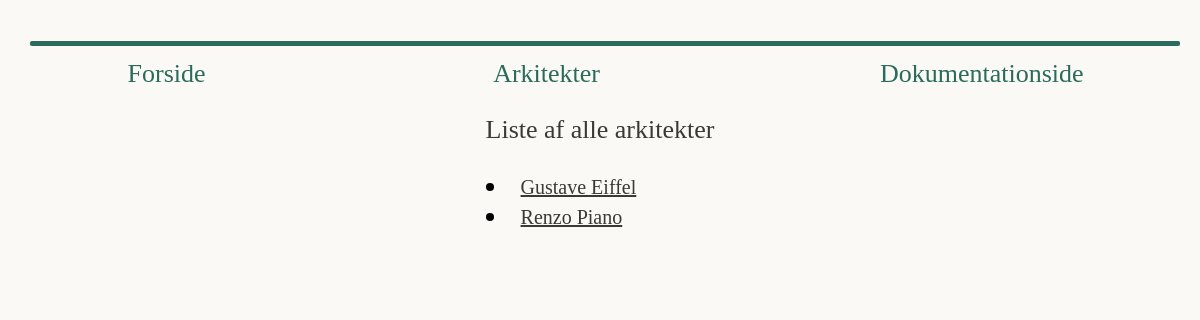
Before: /architects with the older database file.
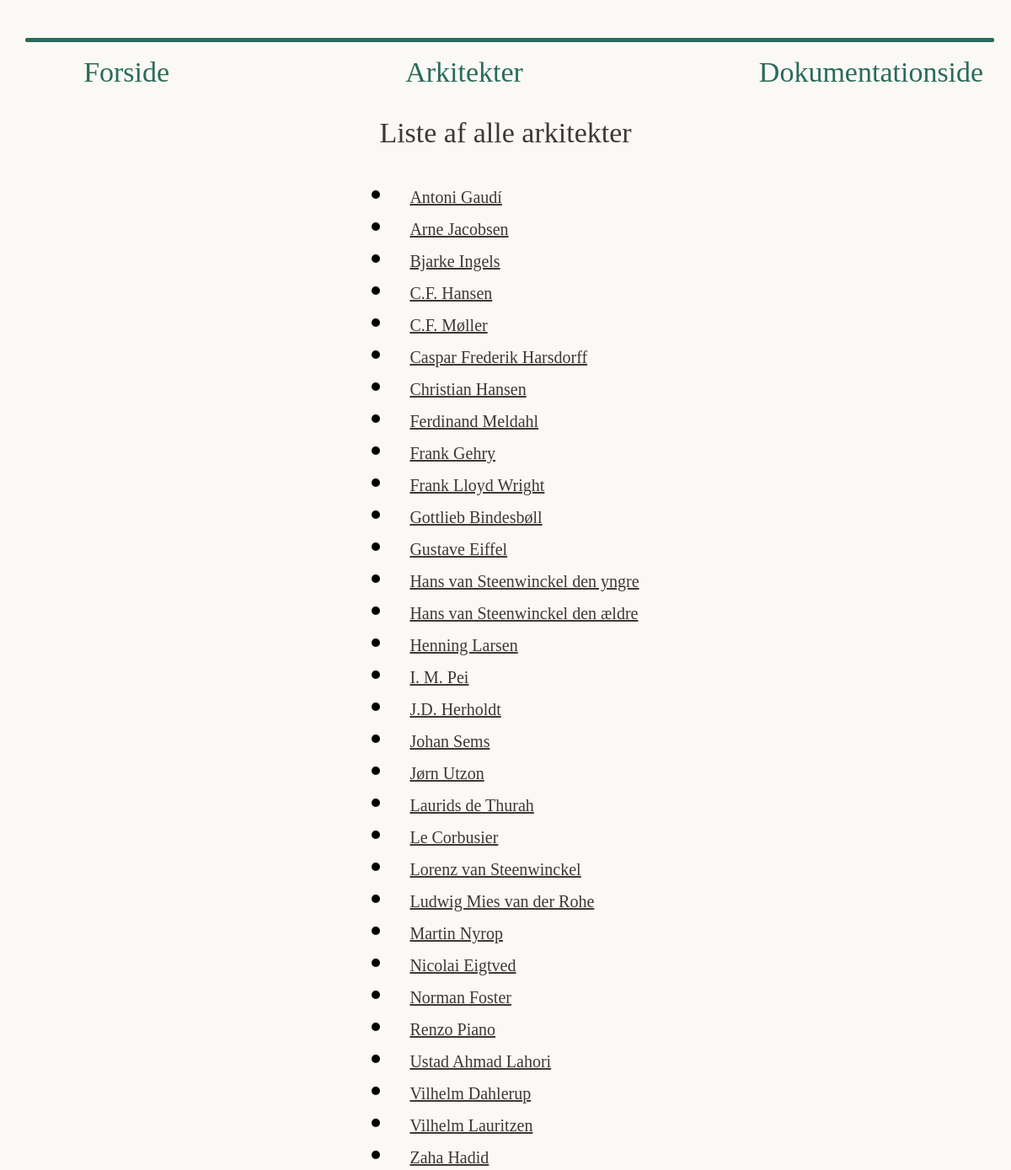
After: the same page with the newer database file.
### tables this page shows
CREATE TABLE architects (
    aid INTEGER PRIMARY KEY AUTOINCREMENT,
    name TEXT,
    nationality TEXT,
    birth NUMERIC,
    death NUMERIC,
    age NUMERIC
);

### app.py (the view)
@app.route("/architects")
def architects():
    info = get_all_architect_info()
    return render_template("architects.html", all=info)

### app.py (called while the page is built)
def get_all_architect_info():
    con = sqlite3.connect(DB_ARCHITECTS)
    cur = con.cursor()
    query = "select * from architects order by name asc"
    cur.execute(query,)
    res = cur.fetchall()
    cur.close()
    con.close()
    return res

### templates/architects.html (shortened to what this page needs)
{% extends "base.html" %}
{% block content %}
<body>
    <div class="arkitekter-liste">
        <p>Liste af alle arkitekter</p>
        {% for architect in all %}
            <li>
                <a href="/architect?aid={{ architect[0] }}">{{ architect[1] }}</a>
            </li>
        {% endfor %}
    </div>
</body>
{% endblock %}

### templates/base.html (shortened to what this page needs)
<!DOCTYPE html>
<html>
  <head>
    <link
      rel="stylesheet"
      href="{{ url_for('static', filename='main.css') }}"
    />
  </head>
  <body>
    <div class="App">
      <header class="App-header">
        <nav class="menu">
          <div class="block_1"></div> <hr/>
          <div class="seperate-menu">
            <a href="/" class="forside">Forside</a>
            <a href="/architects" class="arkitekter">Arkitekter</a>
            <a href="/dokumentationside" class="dokument">Dokumentationside</a>
          </div>
        </nav>
      {% block content %}{% endblock %}
    </div>
  </body>
</html>

### static/main.css (style rules this page uses)
.App-header { padding-top: 20px; display: flex; flex-direction: column; align-items: center; justify-content: flex-start; font-size: calc(10px + 2vmin); }
hr { width: 95vw; margin-left: calc((95vw - 100%) / -2); margin-right: calc((95vw - 100%) / -2); border: 5px solid #2A6B5C; border-top: 1px; border-radius: 7px 7px 7px 7px; }
body { background-color: #FBF9F5; }
.seperate-menu { display: flex; justify-content: center; align-items: center; gap: 280px; width: 80vw; }
.forside, .arkitekter, .dokument { text-decoration: none; color: #2A6B5C; display: inline-block; transition: transform 0.3s ease; text-align: center; }
.forside, .dokument { width: 200px; }

Changed rows visible on the page:
added architects: name "Antoni Gaudí"
added architects: name "Arne Jacobsen"
added architects: name "Bjarke Ingels"
added architects: name "C.F. Hansen"
added architects: name "C.F. Møller"
added architects: name "Caspar Frederik Harsdorff"
added architects: name "Christian Hansen"
added architects: name "Ferdinand Meldahl"
added architects: name "Frank Gehry"
added architects: name "Frank Lloyd Wright"
added architects: name "Gottlieb Bindesbøll"
added architects: name "Hans van Steenwinckel den yngre"
added architects: name "Hans van Steenwinckel den ældre"
added architects: name "Henning Larsen"
added architects: name "I. M. Pei"
added architects: name "J.D. Herholdt"
added architects: name "Johan Sems"
added architects: name "Jørn Utzon"
added architects: name "Laurids de Thurah"
added architects: name "Le Corbusier"
added architects: name "Lorenz van Steenwinckel"
added architects: name "Ludwig Mies van der Rohe"
added architects: name "Martin Nyrop"
added architects: name "Nicolai Eigtved"
added architects: name "Norman Foster"
added architects: name "Ustad Ahmad Lahori"
added architects: name "Vilhelm Dahlerup"
added architects: name "Vilhelm Lauritzen"
added architects: name "Zaha Hadid"
